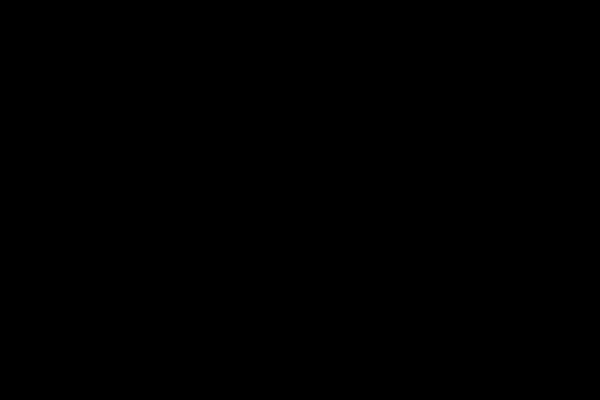
Frame 1 (no input)
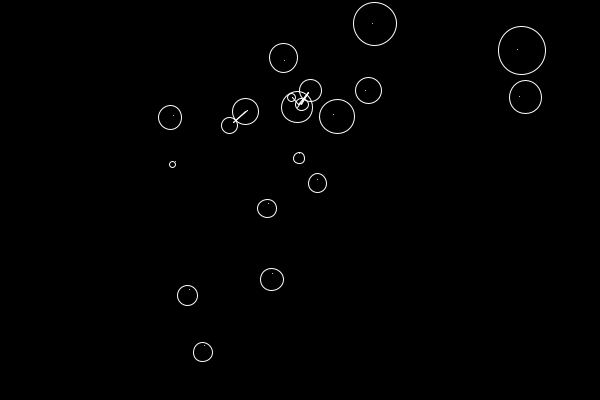
Frame 60 (the mouse pressed at the canvas centre just before this capture)
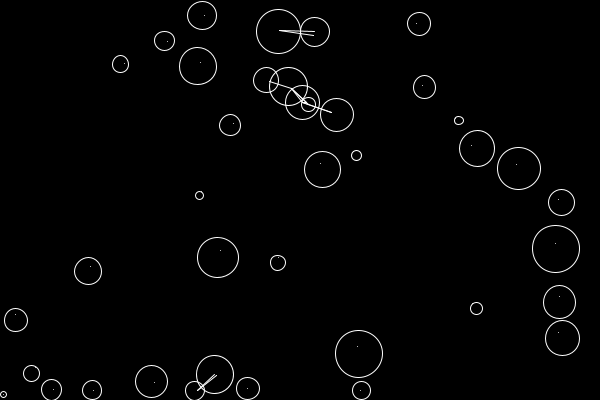
Frame 120 (the mouse held since frame 60 and released just before this capture)

The Processing sketch that drew these frames (run headless with seeded random() and noise(); from frame 60 on, the mouse is pressed at the canvas centre):

// Processing sketch: SelfOrganising
// ── SelfOrganising.pde
//Initiate an arraylist of objects
ArrayList<Collider> collide;

//create some global constants

//the number of particles we will create
int particles = 0;

//some values that will drive the physics in our virtual space
float bounce = 0.005;
float gravity = 0.06;
float friction = -0.1;

void setup() {
  size(600, 400);

  //create and set lengthy of object array
  collide = new ArrayList<Collider>();

  //populate
  for (int i = 0; i < particles; i++) {
    collide.add(new Collider(new PVector(random(width), random(height)), random(5, 50), i));
  }

  noStroke();
  fill(255);
}

int inc = 0;
void draw() {
  background(0);
  int spawn = 3;
  if (frameCount%spawn >=spawn-1 & inc < 350) {
    inc++;
    collide.add(new Collider(new PVector(width/2+random(-5, 5), 100+random(-5, 5)), random(5, 50), inc));
  }
  for (int i = collide.size()-1; i >= 0; i--) {
    Collider c = collide.get(i);
    c.collide();
    c.selected(i);
    c.move();
    c.display();
  }
  println(inc, " particles at ", frameRate);
}

class Collider {

  //variables that are global to the Collider object

  //location
  PVector loc;

  //create a PVector to use in force calc
  PVector force = new PVector(0, 0);

  float diameter;

  //easy way to store the index of each object - this will come in handy later
  int id;

  //a multiplication value to scale the force amount
  //- think how much the particles bounce off each others
  //added to the Collider object - now each Collider object has it's own famt
  float famt = 2.5;
  //we will also set a random reduction amount
  float freduce = 0.01;

  //Constructor for our object - we can use the variables in the () brackets to feed values to our object.
  //take a look at the setup() where we do this
  Collider(PVector locin, float di, int idi) {

    loc = locin;
    diameter = di;

    id = idi;

    //    others = oi;
  }

  //collide - this calculates collisiosn
  void collide() {
    //check all particles above our id value
    //this was the mechanic we looked at in class
    //for (int i = id + 1; i < particles; i++) {

    //instead of the above mechanic
    //you could also package your collision detection in somthign like this:
    /*
    for(int i = 0 ; i < particles; i++){
     if(i != id){
     
     }
     }
     */

    //new method implemented below
    for (int i = collide.size()-1; i >= 0; i--) {
      if (i != id) {



        //PVectors to hold distance of current particle
        //and the particles we cycle through - what we will check against
        PVector dxy1 = new PVector (loc.x, loc.y);
        PVector dxy2 = new PVector (collide.get(i).loc.x, collide.get(i).loc.y);

        //subtract - we will use this later to calculate angle
        PVector sub = PVector.sub(dxy2, dxy1);

        //calculate distance and approximate the minimum distance (when particle edges overlap)
        float distance = PVector.dist(dxy1, dxy2);
        float minDist = (collide.get(i).diameter + diameter)/2;

        //if distance is smaller than our minDist variable
        if (distance < minDist) {

          stroke(255);
          line(loc.x, loc.y, collide.get(i).loc.x, collide.get(i).loc.y);

          //using non Pvector
          //float angle = atan2(dy, dx);

          //calculate angle of bounce using atan and the sub PVector from earlier
          float angle = atan2(sub.y, sub.x);

          //variables for new heading
          float targetX = loc.x + cos(angle) * minDist;
          float targetY = loc.y + sin(angle) * minDist;

          //speed of trajectory (acceleration)
          float ax = (targetX - collide.get(i).loc.x) * bounce;
          float ay = (targetY - collide.get(i).loc.y) * bounce;

          force.x -= ax * famt;
          force.y -= ay * famt;
          collide.get(i).force.x += ax * famt;
          collide.get(i).force.y += ay * famt;

          //additional code to reduce the famt multiplier each collision
          //famt stands for force amt - each collision reudces until particles stop
          //rn this is a global variable but you could try moving it into the Collider object
          //that way each particle could have it's own unique starting famt

          //replaced value with freduce
          /*
          famt -= freduce;
           
           famt = constrain(famt, 0, 30);
           if (famt == 0) {
           force.x = 0;
           }
           */
        }
      }
    }
  }

  //move - this calculates movement, boundary collisions + adds friction to mimic more real physics - result = balls slow down, come to halt
  void move() {

    //addition assignments - gravity effects y (downwards pull), loc.x, loc.x have an addition assignment corresponding to force.x, force.y
    force.y += gravity;
    loc.x += force.x;
    loc.y += force.y;

    //check boundaries and create bounce
    //friction at a value of -1 will mean particles bounce forever with no dimishing magnitude
    //a vlue of say -0.9 will mean that each bounce we lose a bit of height on our particles

    if (loc.x + diameter/2 > width) {
      loc.x = width - diameter/2;
      force.x *= friction;
    } else if (loc.x - diameter/2 < 0) {
      loc.x = diameter/2;
      force.x *= friction;
    }
    if (loc.y + diameter/2 > height) {
      loc.y = height - diameter/2;
      force.y *= friction;
    } else if (loc.y - diameter/2 < 0) {
      loc.y = diameter/2;
      force.y *= friction ;
    }
  }
  //function to move ball if selected
  void selected(int i) {

    if (mousePressed) {

      if (dist(mouseX, mouseY, loc.x, loc.y) <= diameter/2) {

        collide.remove(i);
      }
    }
  }

  //draw an ellipse at the corresponding positions and size - in this case our loc.x, loc.y
  void display() {
    noFill();
    ellipse(loc.x, loc.y, diameter, diameter);
  }
}
